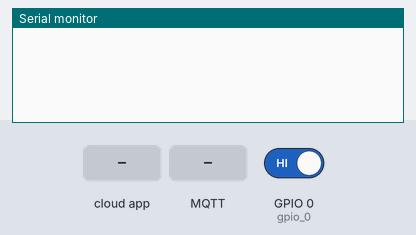
This sketch was run on a simulated ESP32. Shown: the last lines printed to the serial monitor. The inputs (shaded band) are chosen by the test bench; at power-on: GPIO 0 (gpio_0) HIGH. WiFi joins after 1.5 s; servers stay silent unless stated; no MQTT or app messages arrive unless stated.

Above: at 1.2 s.
1.3 s: GPIO 0 (gpio_0) driven LOW
3.0 s: the phone or cloud app sets FrontLight to 0
At 3.6 s:
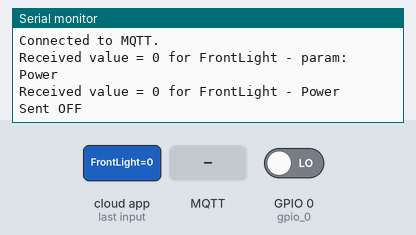
4.5 s: MQTT message "mon/homebattery" arrives on the first subscribed topic
At 4.9 s:
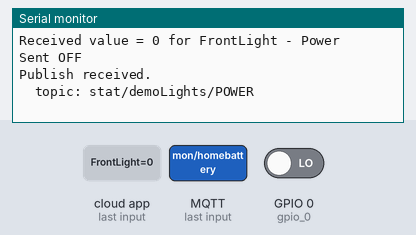
6.0 s: the phone or cloud app sets FrontLight to 1
At 7.1 s:
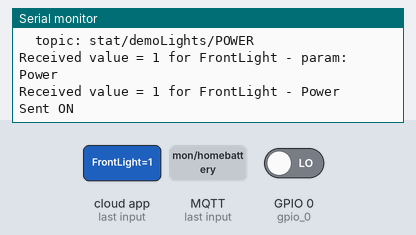
7.5 s: MQTT message "mon/homebattery" arrives on the second subscribed topic
At 8.3 s:
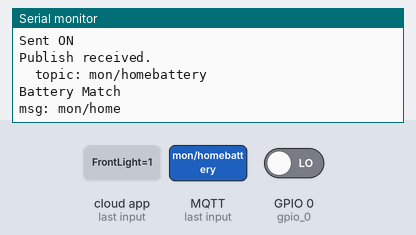
9.0 s: MQTT message "Power" arrives on the second subscribed topic
At 9.5 s:
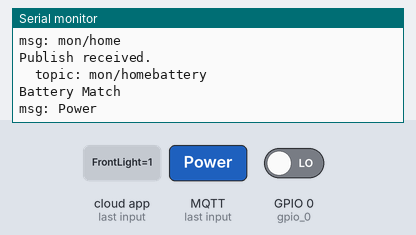

Measured:
- after the input at 3.0 s, the serial monitor: prints a new line at once (image 1)
- after the input at 4.5 s, the serial monitor: prints a new line at once (image 2)
- after the input at 6.0 s, the serial monitor: prints a new line at once (image 3)
- after the input at 7.5 s, the serial monitor: prints a new line at once (image 4)
- after the input at 9.0 s, the serial monitor: prints a new line at once (image 5)

The sketch:

RMakerMQBridge_SimpleDemo.ino
```cpp
#include "RMaker.h"
#include "WiFi.h"
#include "WiFiProv.h"
#include <WiFi.h>
extern "C" {
#include "freertos/FreeRTOS.h"
#include "freertos/timers.h"
}

#include <Wire.h>
#include <ESPmDNS.h>
#include <WiFiUdp.h>
static int gpio_0 = 0;

void node_configure();
#define DEFAULT_POWER_MODE false

float Bcharge = 0;

//Rainmaker Device Names - Types//
static Device front_lights("FrontLight", ESP_RMAKER_DEVICE_LIGHTBULB , NULL);
static Device Solar("Solar", "esp.device.temperature-sensor", NULL);
/*
   Provisioning Service Name
*/
const char *service_name = "PROV_1234";
const char *pop = "abcd1234";

#include <AsyncMqttClient.h>
#define MQTT_HOST IPAddress(192, 168, 199, 8)
#define MQTT_PORT 1883

AsyncMqttClient mqttClient;
TimerHandle_t mqttReconnectTimer;
TimerHandle_t wifiReconnectTimer;

int strToInt(char* str)
{
  int res = 0;
  if (strcmp( "ON", str) == 0) {
    res = 100;
  }
  return res;
}

float strToFloat(char* str)
{
  return atof(str);
}

bool strToBool(char* str)
{
  bool res = false;
  if (strcmp( "ON", str) == 0) {
    res = true;
  }
  return res;
}
void setup()
{
  Serial.begin(115200);

  node_configure();
  MQ_Setup();

  RMaker.start();
}

void loop()
{

  if (digitalRead(gpio_0) == LOW) { //Push button pressed

    // Key debounce handling
    vTaskDelay(100);
    Serial.printf("Pressed");
    int startTime = millis();
    while (digitalRead(gpio_0) == LOW) delay(50);
    int endTime = millis();

    if ((endTime - startTime) > 10000) {
      // If key pressed for more than 10secs, reset all
      Serial.printf("Reset to factory.\n");
      RMakerFactoryReset(2);
    } else if ((endTime - startTime) > 3000) {
      Serial.printf("Reset Wi - Fi.\n");
      // If key pressed for more than 3secs, but less than 10, reset Wi-Fi
      RMakerWiFiReset(2);
    }
  }
}
```

MQTT.ino
```cpp
void MQ_Setup() {
  mqttReconnectTimer = xTimerCreate("mqttTimer", pdMS_TO_TICKS(2000), pdFALSE, (void*)0, reinterpret_cast<TimerCallbackFunction_t>(connectToMqtt));
  wifiReconnectTimer = xTimerCreate("wifiTimer", pdMS_TO_TICKS(2000), pdFALSE, (void*)0, reinterpret_cast<TimerCallbackFunction_t>(connectToWifi));

  WiFi.onEvent(WiFiEvent);

  mqttClient.onConnect(onMqttConnect);
  mqttClient.onDisconnect(onMqttDisconnect);
  mqttClient.onSubscribe(onMqttSubscribe);
  mqttClient.onUnsubscribe(onMqttUnsubscribe);
  mqttClient.onMessage(onMqttMessage);
  mqttClient.onPublish(onMqttPublish);
  mqttClient.setServer(MQTT_HOST, MQTT_PORT);
  mqttClient.setCredentials("myusername", "mypassword");
}

void connectToMqtt() {
  Serial.println("Connecting to MQTT...");
  mqttClient.connect();
}

void WiFiEvent(WiFiEvent_t event) {
  Serial.printf("[WiFi-event] event: %d\n", event);
  switch (event) {
    case SYSTEM_EVENT_STA_GOT_IP:
      Serial.println("WiFi connected");
      Serial.println("IP address: ");
      Serial.println(WiFi.localIP());
      connectToMqtt();
      break;
    case SYSTEM_EVENT_STA_DISCONNECTED:
      Serial.println("WiFi lost connection");
      xTimerStop(mqttReconnectTimer, 0);  // ensure we don't reconnect to MQTT while reconnecting to Wi-Fi
      xTimerStart(wifiReconnectTimer, 0);
      break;
  }
}

void onMqttConnect(bool sessionPresent) {
  Serial.println("Connected to MQTT.");
  uint16_t packetIdSub = NULL;
  //MQTT Subscription to the status topics
  packetIdSub = mqttClient.subscribe("stat/demoLights/POWER", 2);
  packetIdSub = mqttClient.subscribe("mon/homebattery", 2);
}

void onMqttDisconnect(AsyncMqttClientDisconnectReason reason) {
  Serial.println("Disconnected from MQTT.");
  if (WiFi.isConnected()) {
    xTimerStart(mqttReconnectTimer, 0);
  }
}

void onMqttSubscribe(uint16_t packetId, uint8_t qos) {
}

void onMqttUnsubscribe(uint16_t packetId) {
  Serial.println("Unsubscribe acknowledged.");
  Serial.print("  packetId: ");
  Serial.println(packetId);
}

void connectToWifi() {
  Serial.println("Connecting to Wi-Fi...");
}
void onMqttPublish(uint16_t packetId) {
}

void onMqttMessage(char* topic, char* payload, AsyncMqttClientMessageProperties properties, size_t len, size_t index, size_t total) {
  Serial.println("Publish received.");
  Serial.print("  topic: ");
  Serial.println(topic);
  // Parse and act on status messages

  if (strcmp(topic, "stat/demolights/POWER") == 0) {
    Serial.println("OutsideLights Matched");
    char msg[50] = "";
    strncpy(msg, payload, len);
    msg[sizeof(payload)] = '\0';
    Serial.printf("msg: %s\n", msg);
    front_lights.updateAndReportParam(ESP_RMAKER_DEF_POWER_NAME, strToBool(msg));
  }
  else if (strcmp(topic, "mon/homebattery") == 0) {
    Serial.println("Battery Match");
    char msg[50] = "";
    strncpy(msg, payload, len);
    msg[sizeof(payload)] = '\0';
    Serial.printf("msg: %s\n", msg);
    Solar.updateAndReportParam("Battery", strToFloat(msg));
    Bcharge = strToFloat(msg);
  }
}
```

RM_Node.ino
```cpp
void write_callback(Device *device, Param *param, const param_val_t val, void *priv_data, write_ctx_t *ctx) {
  const char *device_name = device->getDeviceName();
  const char *param_name = param->getParamName();
  Serial.printf("Received value = %d for %s - param: %s\n", val.val.i, device_name, param_name);

  if ((strcmp(param_name, "Power") == 0) && (strcmp(device_name, "FrontLight") == 0)) {
    Serial.printf("Received value = %d for %s - %s\n", val.val.b, device_name, param_name);
    bool state = val.val.b;
    if (state) {
      mqttClient.publish("cmnd/demolights/POWER", 1, true, "1");
      Serial.println("Sent ON");
    } else {
      mqttClient.publish("cmnd/demolights/POWER", 1, true, "0");
      Serial.println("Sent OFF");
    }
    param->updateAndReport(val);
  }

  else if ((strcmp(param_name, "Battery") == 0) && (strcmp(device_name, "Solar") == 0)) {
    Serial.printf("Received value = %f for %s - %s\n", val.val.f, device_name, param_name);
    float  state = val.val.f;
    param->updateAndReport(val);
  }
}


void node_configure() {
  /*
      Create the Node
  */
  Node my_node;
  my_node = RMaker.initNode("Home");

  front_lights.addNameParam();
  front_lights.addPowerParam(DEFAULT_POWER_MODE);
  front_lights.assignPrimaryParam(front_lights.getParamByName(ESP_RMAKER_DEF_POWER_NAME));
  front_lights.addCb(write_callback);
  my_node.addDevice(front_lights);

  Solar.addNameParam();
  Solar.addTempratureParam(Bcharge, "Battery");
  Solar.assignPrimaryParam(Solar.getParamByName("Battery"));
  my_node.addDevice(Solar);

  /*
    Provisioning via BLE or WiFI
  */
  WiFi.onEvent(sysProvEvent);
#if CONFIG_IDF_TARGET_ESP32
  WiFiProv.beginProvision(WIFI_PROV_SCHEME_BLE, WIFI_PROV_SCHEME_HANDLER_FREE_BTDM, WIFI_PROV_SECURITY_1, pop, service_name);
#else
  WiFiProv.beginProvision(WIFI_PROV_SCHEME_SOFTAP, WIFI_PROV_SCHEME_HANDLER_NONE, WIFI_PROV_SECURITY_1, pop, service_name);
#endif
}
/*
   Say how you want provisioning done
*/
void sysProvEvent(arduino_event_t *sys_event) {
  switch (sys_event->event_id) {
    case ARDUINO_EVENT_PROV_START:
#if CONFIG_IDF_TARGET_ESP32
      Serial.printf("\nProvisioning Started with name \"%s\" and PoP \"%s\" on BLE\n", service_name, pop);
      printQR(service_name, pop, "ble");
#else
      Serial.printf("\nProvisioning Started with name \"%s\" and PoP \"%s\" on SoftAP\n", service_name, pop);
      printQR(service_name, pop, "softap");
#endif
      break;
  }
}
```
